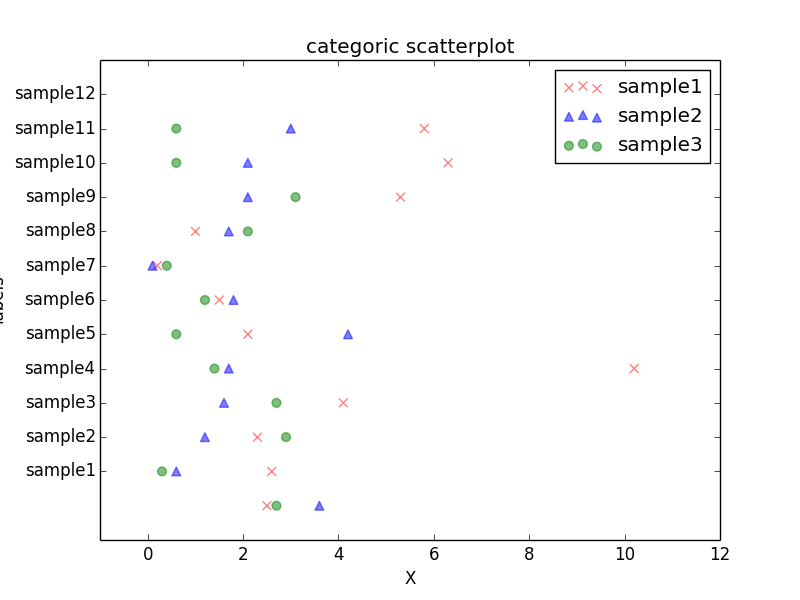

The Python source for this figure:
# Sebastian Raschka, 03/2014

import numpy as np
import matplotlib.pyplot as plt

def read_csv_(file_loc):
    """
    Evaluates a csv file that contains some values for different
    category labels.

    Keyword arguments:
        file_loc (str): path to the csv file
            Expected file format, e.g.,
            
            label,var1,var2,var3
            sample1,2.5,3.6,2.7
            sample2,2.6,0.6,0.3
            sample3,2.3,1.2,2.9
            sample4,4.1,1.6,2.7        
    
    Returns 4 lists that contain the labels, var1_vals, var2_vals, var3_vals,
    
    """
    with open(file_loc, 'r') as in_data:
        header = in_data.readline().strip().split(',')
        # expected header: ['label', 'var1', 'var2', 'var3']
        labels = []
        var1 = []
        var2 = []
        var3 = []

        for line in in_data:
            if line.strip() and not line.startswith('#'): # skip comments and blank lines
                line = line.strip().split(',')
                print('line: ',line)
                labels.append(line[0])
                var1.append(line[1])
                var2.append(line[2])
                var3.append(line[3])                
    return labels, var1, var2, var3  

def plot_rmsdplot(labels, var1, var2, var3):
    """ Plotting the grouped bar plot from the label_counts dictinary """
    N = len(labels)
    ind = np.arange(N)  # the x locations for the groups
    width = 1           # the width of the bars
    
    fig, ax = plt.subplots()
    
    ax.set_ylabel('labels')
    ax.set_xlabel('X')
    ax.set_title('categoric scatterplot')
    ax.set_yticks(ind + width)
    ax.set_yticklabels(labels)
    
    plt.scatter(var1, ind, color='r', alpha=0.5, marker='x', s=40)
    plt.scatter(var2, ind, color='b', alpha=0.5, marker='^', s=40)
    plt.scatter(var3, ind, color='g', alpha=0.5, marker='o', s=40)
    
    plt.xlim(-1,12)
    plt.ylim(-1, N+1)
    plt.legend(labels, loc='upper right')
    plt.show()

data_file = './twelve_samples.csv'    
labels, var1, var2, var3 = read_csv_(data_file)
plot_rmsdplot(labels, var1, var2, var3)
